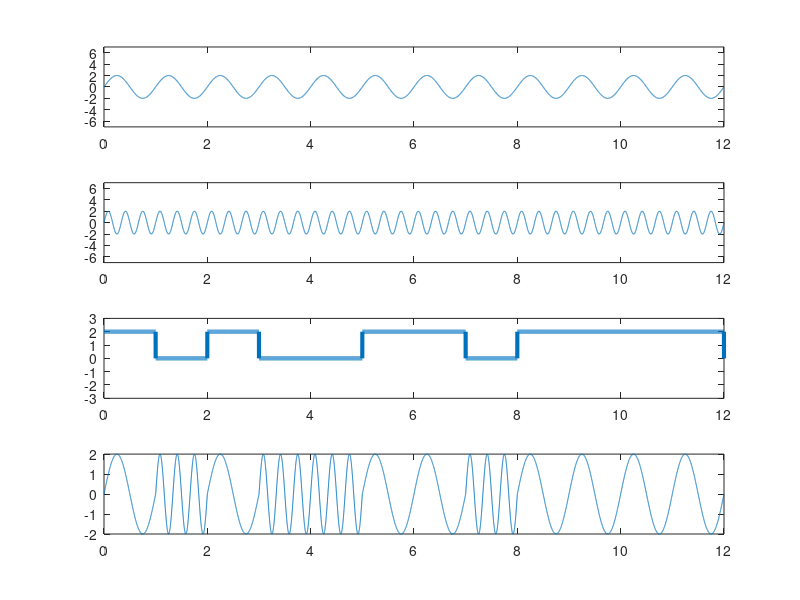

Write MATLAB code to recreate this figure.
%   FSk
clc;
clear all;
close all;
am=2;
fm=1;
volt=2;
bits = [1, 0, 1, 0, 0, 1, 1, 0, 1, 1, 1, 1];
n= 1000;

T = length(bits);
t = 0:1/n:T;
f2=3;
sig1=am*sin(2*pi*fm*t);
subplot(4,1,1);
plot(t,sig1);
ylim([-7 7]);

sig2=am*sin(2*pi*f2*t);
subplot(4,1,2);
plot(t,sig2);
ylim([-7 7]);

x=zeros(1,length(t));
for i = 1:length(bits)
  if bits(i) == 1
    x((i-1)*n+1:i*n)  = volt;
 end
end

subplot(4,1,3);
plot(t, x, 'linewidth', 3);
ylim([-3, 3]);


res=zeros(1,length(t));
for i=1:T
    if bits(i) == 1
         res((i-1)*n+1:i*n)  = sig1((i-1)*n+1:i*n);
    else 
        res((i-1)*n+1:i*n)  = sig2((i-1)*n+1:i*n);
    end
end
subplot(4,1,4);
plot(t,res);

%demodulation
index=0;
result=zeros(1,T);
for i=1:length(t)
    if(t(i)>index)
        index=index+1;
        if res((index-1)*n+1:index*n) == sig1((index-1)*n+1:index*n)
            result(index)=1;
        end
    end
end

disp(result);




